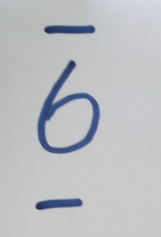
#> input picture ahmraic/1/Annotation 2019-05-23 165330.png, 161 x 237 px, found by its file name
$ jupyter execute 'Process images.ipynb'   (shell and % lines are left out)   (older library calls are emulated)
#> lines starting #> are read from the running program, lines starting #| are printed output that depends on the picture; after the words box and inside, x2 and y2 are one past the last pixel; in counts of white or black regions, pixels touching at a corner belong together
### Process images
- Segment out the actual image
- Create a binary image that can be used in a fully connected network model
- Create image resized to fit into a CNN

[cell 1]
import matplotlib.pyplot as plt
from skimage.filters import threshold_otsu
import numpy as np
import cv2

[cell 2]
arhmaicimage = './ahmraic/1/Annotation 2019-05-23 165330.png'

[cell 3]
img = cv2.imread(arhmaicimage)
#> img is the input picture: shape (237, 161, 3); mean B, G, R 193.5, 189.7, 187.4
imggray = cv2.cvtColor(img, cv2.COLOR_BGR2GRAY)
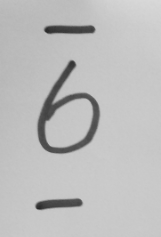
#> imggray: shape (237, 161); min 39, max 216, mean 189.4
plt.imshow(img)

[cell 4]
# Get threshold from image
threshold_value = threshold_otsu(imggray)
#> threshold_value = 140
img_background = imggray > threshold_value
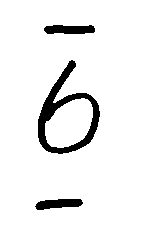
#> img_background: shape (237, 161) bool; 93.9% white; 3 black regions, box (x1, y1, x2, y2) and area: (38, 60, 100, 154) 1567, (44, 25, 95, 34) 389, (35, 199, 83, 210) 375

[cell 5]
bimage = img_background.astype(np.int)
bimage2 = img_background.astype(np.uint8)

[cell 6]
plt.imshow(bimage2, cmap='gray')

[cell 7]
def get_boundingbox(image):
    "Get tight bounding box on image"
    height,length = image.shape
    for h in range(height):
        vline = image[h,:]
        if sum(vline) < length:
            y1 = h
            break
    for b in range(height-1,0,-1):
        bline = image[b,:]
        if sum(bline) < length:
            y2 = b
            break
    for l in range(length):
        lline = image[:,l]
        if sum(lline) < height:
            x1 = l
            break
    for c in range(length-1,0,-1):
        cline = image[:,c]
        if sum(cline) < height:
            x2 = c
            break

    return (x2,y2,x1,y1)

[cell 8]
def pad_image(im, desired_size):
    "Create square image with padding"
    "ref: https://jdhao.github.io/2017/11/06/resize-image-to-square-with-padding/"

    old_size = im.shape[:2] # old_size is in (height, width) format

    ratio = float(desired_size)/max(old_size)
    new_size = tuple([int(x*ratio) for x in old_size])

    # new_size should be in (width, height) format
    im = cv2.resize(im, (new_size[1], new_size[0]))

    delta_w = desired_size - new_size[1]
    delta_h = desired_size - new_size[0]
    top, bottom = delta_h//2, delta_h-(delta_h//2)
    left, right = delta_w//2, delta_w-(delta_w//2)


    color = [1, 1, 1]
    new_im = cv2.copyMakeBorder(im, top, bottom, left, right, cv2.BORDER_CONSTANT,
        value=color)
    return new_im

[cell 9]
x2, y2, x1, y1 = get_boundingbox(bimage2)
#> x2 = 99; y2 = 209; x1 = 35; y1 = 25

[cell 10]
print(x1,y1, x2, y2)
#| 35 25 99 209

[cell 11]
rimg = img.copy()
cv2.rectangle(rimg,(x1,y1),(x2,y2),(255,0,0), 1)
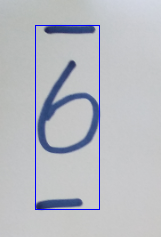
#> rimg: shape (237, 161, 3); 1.3% of pixels changed, all inside (x1, y1, x2, y2) = (35, 25, 100, 210)
plt.imshow(rimg)

[cell 12]
eimg = bimage2[y1:y2,x1:x2]
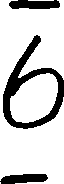
#> eimg: shape (184, 64); values 0 (black) and 1 (white), 80.3% white; 3 black regions, box (x1, y1, x2, y2) and area: (3, 35, 64, 129) 1561, (9, 0, 60, 9) 389, (0, 174, 48, 184) 368
plt.imshow(eimg)

[cell 13]
pimg = pad_image(eimg, 300)
#> in pad_image, `im = cv2.resize(im, (new_size[1], new_size[0]))`:
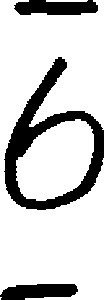
#> im: shape (300, 104); values 0 (black) and 1 (white), 80.1% white; 3 black regions, box (x1, y1, x2, y2) and area: (4, 57, 104, 210) 4210, (14, 0, 98, 15) 1031, (0, 284, 78, 300) 976
#> in pad_image, `new_im = cv2.copyMakeBorder(im, top, bottom, left, right, cv2.BORDER_C..`:
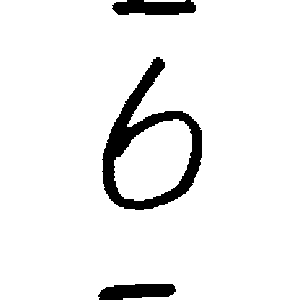
#> new_im: shape (300, 300); values 0 (black) and 1 (white), 93.1% white; 3 black regions, box (x1, y1, x2, y2) and area: (102, 57, 202, 210) 4210, (112, 0, 196, 15) 1031, (98, 284, 176, 300) 976

$ run again, with ahmraic/1/Annotation 2019-05-23 124938.png copied over ahmraic/1/Annotation 2019-05-23 165330.png
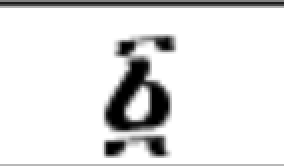
#> input picture ahmraic/1/Annotation 2019-05-23 124938.png, 142 x 83 px, found by its file name (shown 2 times larger)
#> img is the input picture: shape (83, 142, 3); min 0, max 255, mean 226.8
#> threshold_value = 152
#> `img_background = imggray > threshold_value`:
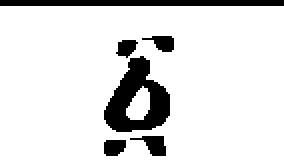
#> img_background: shape (83, 142) bool (shown 2 times larger); 87.9% white; 6 black regions, box (x1, y1, x2, y2) and area: (52, 28, 85, 66) 680, (0, 0, 142, 3) 426, (65, 68, 83, 78) 97, (71, 18, 87, 26) 77, (52, 70, 63, 78) 77, (58, 20, 69, 29) 67
#> `x2, y2, x1, y1 = get_boundingbox(bimage2)`: x2 = 141; y2 = 77; x1 = 0
#| 0 0 141 77
#> rimg: shape (83, 142, 3); 3.7% of pixels changed, all inside (x1, y1, x2, y2) = (0, 0, 142, 78)
#> eimg: shape (77, 141); values 0 (black) and 1 (white), 87% white; 6 black regions, box (x1, y1, x2, y2) and area: (52, 28, 85, 66) 680, (0, 0, 141, 3) 423, (65, 68, 83, 77) 90, (71, 18, 87, 26) 77, (52, 70, 63, 77) 71, (58, 20, 69, 29) 67
#> im: shape (163, 300); values 0 (black) and 1 (white), 87% white; 6 black regions, box (x1, y1, x2, y2) and area: (110, 59, 181, 140) 3131, (0, 0, 300, 6) 1800, (138, 144, 177, 163) 415, (151, 38, 186, 55) 350, (110, 148, 134, 163) 327, (123, 42, 147, 61) 317
#> in pad_image, `new_im = cv2.copyMakeBorder(im, top, bottom, left, right, cv2.BORDER_C..`:
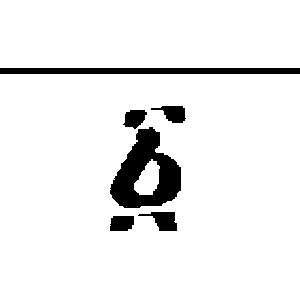
#> new_im: shape (300, 300); values 0 (black) and 1 (white), 93% white; 6 black regions, box (x1, y1, x2, y2) and area: (110, 127, 181, 208) 3131, (0, 68, 300, 74) 1800, (138, 212, 177, 231) 415, (151, 106, 186, 123) 350, (110, 216, 134, 231) 327, (123, 110, 147, 129) 317

$ run again, with ahmraic/1/Annotation 2019-05-23 125324.png copied over ahmraic/1/Annotation 2019-05-23 165330.png
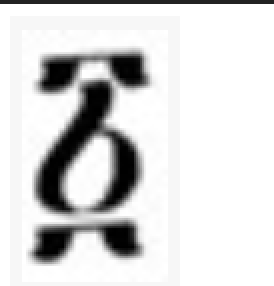
#> input picture ahmraic/1/Annotation 2019-05-23 125324.png, 137 x 143 px, found by its file name (shown 2 times larger)
#> img is the input picture: shape (143, 137, 3); min 0, max 255, mean 216.7
#> threshold_value = 147
#> `img_background = imggray > threshold_value`:
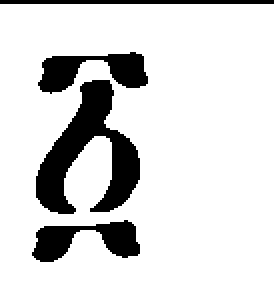
#> img_background: shape (143, 137) bool (shown 2 times larger); 84.5% white; 4 black regions, box (x1, y1, x2, y2) and area: (18, 40, 70, 107) 1553, (19, 26, 74, 47) 612, (16, 110, 70, 131) 605, (0, 0, 137, 2) 274
#> `x2, y2, x1, y1 = get_boundingbox(bimage2)`: x2 = 136; y2 = 130; x1 = 0
#| 0 0 136 130
#> rimg: shape (143, 137, 3); 2.72% of pixels changed, all inside (x1, y1, x2, y2) = (0, 0, 137, 131)
#> eimg: shape (130, 136); values 0 (black) and 1 (white), 82.8% white; 4 black regions, box (x1, y1, x2, y2) and area: (18, 40, 70, 107) 1553, (19, 26, 74, 47) 612, (16, 110, 70, 130) 598, (0, 0, 136, 2) 272
#> im: shape (286, 300); values 0 (black) and 1 (white), 82.8% white; 4 black regions, box (x1, y1, x2, y2) and area: (39, 88, 155, 235) 7647, (42, 57, 164, 103) 2990, (35, 242, 155, 286) 2920, (0, 0, 300, 4) 1200
#> in pad_image, `new_im = cv2.copyMakeBorder(im, top, bottom, left, right, cv2.BORDER_C..`:
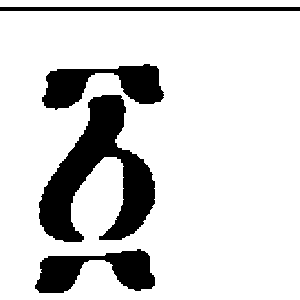
#> new_im: shape (300, 300); values 0 (black) and 1 (white), 83.6% white; 4 black regions, box (x1, y1, x2, y2) and area: (39, 95, 155, 242) 7647, (42, 64, 164, 110) 2990, (35, 249, 155, 293) 2920, (0, 7, 300, 11) 1200

$ run again, with ahmraic/1/Annotation 2019-05-23 125736.png copied over ahmraic/1/Annotation 2019-05-23 165330.png
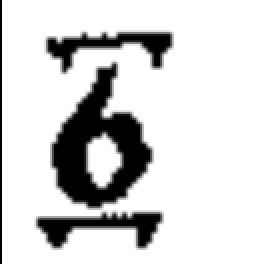
#> input picture ahmraic/1/Annotation 2019-05-23 125736.png, 137 x 132 px, found by its file name (shown 2 times larger)
#> img is the input picture: shape (132, 137, 3); min 0, max 255, mean 213.8
#> threshold_value = 137
#> `img_background = imggray > threshold_value`:
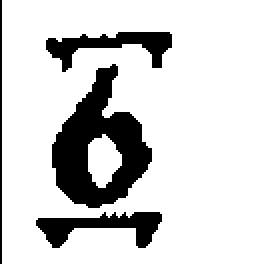
#> img_background: shape (132, 137) bool (shown 2 times larger); 83.3% white; 4 black regions, box (x1, y1, x2, y2) and area: (26, 32, 76, 104) 1789, (18, 106, 81, 124) 555, (23, 16, 86, 36) 538, (0, 0, 1, 132) 132
#> `x2, y2, x1, y1 = get_boundingbox(bimage2)`: x2 = 85; y2 = 131; x1 = 0
#| 0 0 85 131
#> rimg: shape (132, 137, 3); 2.39% of pixels changed, all inside (x1, y1, x2, y2) = (0, 0, 86, 132)
#> eimg: shape (131, 85); values 0 (black) and 1 (white), 73% white; 4 black regions, box (x1, y1, x2, y2) and area: (26, 32, 76, 104) 1789, (18, 106, 81, 124) 555, (23, 16, 85, 36) 531, (0, 0, 1, 131) 131
#> im: shape (300, 194); values 0 (black) and 1 (white), 72.7% white; 4 black regions, box (x1, y1, x2, y2) and area: (59, 73, 174, 238) 9473, (41, 243, 185, 284) 2907, (52, 37, 194, 82) 2762, (0, 0, 3, 300) 758
#> in pad_image, `new_im = cv2.copyMakeBorder(im, top, bottom, left, right, cv2.BORDER_C..`:
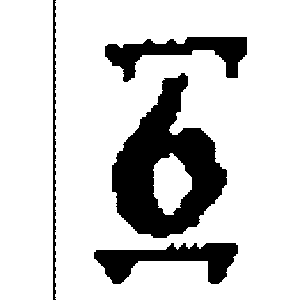
#> new_im: shape (300, 300); values 0 (black) and 1 (white), 82.3% white; 4 black regions, box (x1, y1, x2, y2) and area: (112, 73, 227, 238) 9473, (94, 243, 238, 284) 2907, (105, 37, 247, 82) 2762, (53, 0, 56, 300) 758
